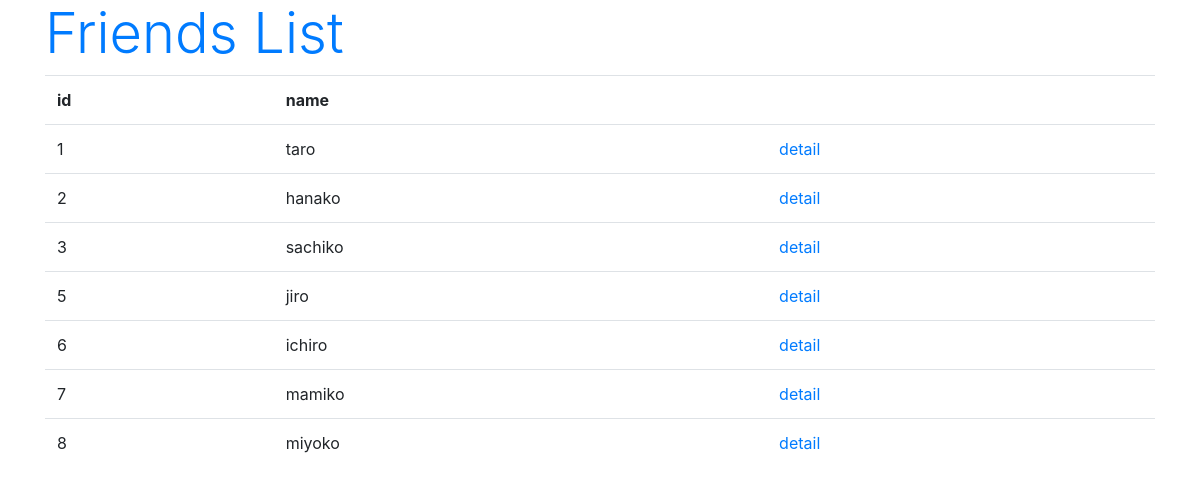
Page /hello/list on the committed database.
### hello/models.py (models this page shows, shortened)
class Friend(models.Model):
  name = models.CharField(max_length=100, \
    validators=[number_only])
  mail = models.EmailField(max_length=200)
  gender = models.BooleanField()
  age = models.IntegerField()
  birthday = models.DateField()

### hello/views.py (the view)
# urls.py: path('list', FriendList.as_view()),
class FriendList(ListView):
  model = Friend

### hello/templates/hello/friend_list.html (shortened to what this page needs)
{% load static %}
<!DOCTYPE html>
<html lang="ja">
<head>
  <link rel="stylesheet" href="https://stackpath.bootstrapcdn.com/bootstrap/4.3.1/css/bootstrap.min.css">
</head>
<body class="container">
  <h1 class="display-4 text-primary">Friends List</h1>
  <table class="table">
    <tr>
      <th>id</th>
      <th>name</th>
      <th></th>
    </tr>
    {% for item in object_list %}
    <tr>
      <td>{{item.id}}</td>
      <td>{{item.name}}</td>
      <td><a href="/hello/detail/{{item.id}}">detail</a></td>
    </tr>
    {% endfor %}
  </table>
</body>
</html>

### rows in the picture
Friend: id "1", name "taro"
Friend: id "2", name "hanako"
Friend: id "3", name "sachiko"
Friend: id "5", name "jiro"
Friend: id "6", name "ichiro"
Friend: id "7", name "mamiko"
Friend: id "8", name "miyoko"
